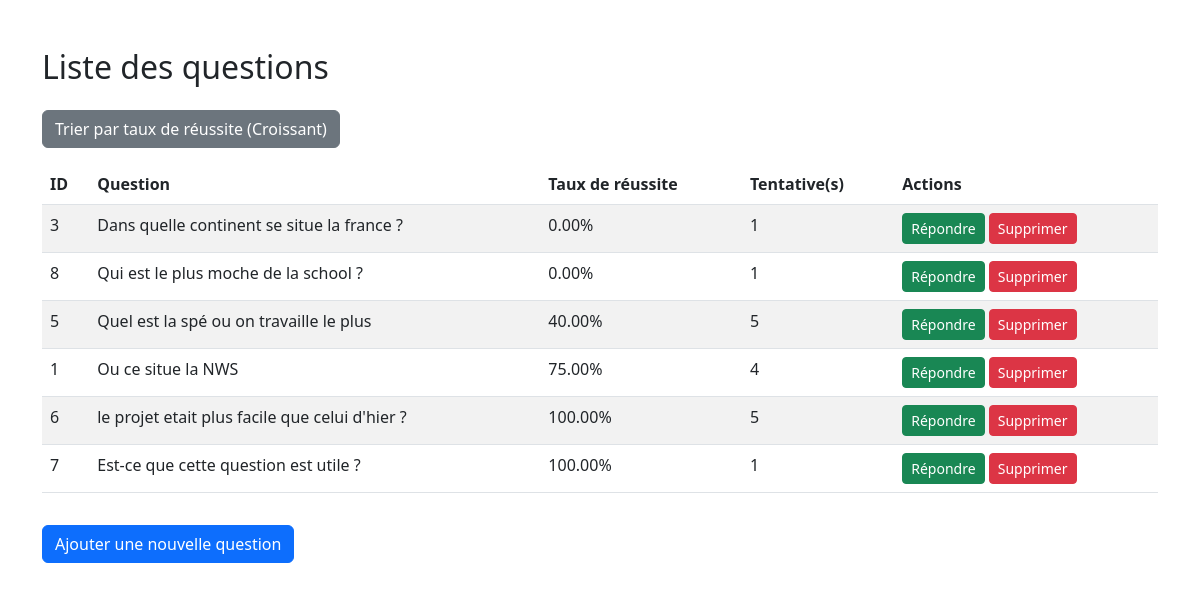
Screenshot of /index.php?order=asc with the database file from the repository.
### tables this page shows
CREATE TABLE IF NOT EXISTS `questions` (
  `id` int(11) NOT NULL AUTO_INCREMENT,
  `question` text NOT NULL,
  `reponse` varchar(255) NOT NULL,
  `message_succes` text NOT NULL,
  `message_echec` text NOT NULL,
  `reussites` int(11) DEFAULT 0,
  `tentatives` int(11) DEFAULT 0,
  PRIMARY KEY (`id`)
);

### index.php (the view, shortened to what this page needs)
<?php
require_once __DIR__ . '/config/database.php';
$order = isset($_GET['order']) && $_GET['order'] === 'asc' ? 'ASC' : 'DESC';
$sql = "SELECT *,
            (CASE WHEN tentatives > 0 THEN ROUND((reussites / tentatives) * 100, 2) ELSE 0 END) AS taux_reussite
        FROM questions
        ORDER BY taux_reussite $order";
$stmt = $pdo->query($sql);
$questions = $stmt->fetchAll(PDO::FETCH_ASSOC);
$next_order = ($order === 'ASC') ? 'desc' : 'asc';
?>
<!DOCTYPE html>
<html lang="fr">
<head>
    <link href="https://cdn.jsdelivr.net/npm/bootstrap@5.3.0/dist/css/bootstrap.min.css" rel="stylesheet">
</head>
<body class="container mt-5">
    <h2 class="mb-4">Liste des questions</h2>
    <a href="index.php?order=<?= $next_order ?>" class="btn btn-secondary mb-3">
        Trier par taux de réussite (<?= $order === 'ASC' ? 'Croissant' : 'Décroissant' ?>)
    </a>
    <?php if (count($questions) > 0): ?>
        <table class="table table-striped">
            <thead>
                <tr>
                    <th>ID</th>
                    <th>Question</th>
                    <th>Taux de réussite</th>
                    <th>Tentative(s)</th>
                    <th>Actions</th>
                </tr>
            </thead>
            <tbody>
                <?php foreach ($questions as $question): ?>
                    <tr>
                        <td><?= $question['id'] ?></td>
                        <td><?= htmlspecialchars($question['question']) ?></td>
                        <td><?= $question['taux_reussite'] ?>%</td>
                        <td><?= $question['tentatives']  ?></td>
                        <td>
                            <a href="views/answer.php?id=<?= $question['id'] ?>" class="btn btn-success btn-sm">Répondre</a>
                            <a href="controllers/delete_question.php?id=<?= $question['id'] ?>" class="btn btn-danger btn-sm">Supprimer</a>
                        </td>
                    </tr>
                <?php endforeach; ?>
            </tbody>
        </table>
    <?php else: ?>
        <p>Aucune question disponible.</p>
    <?php endif; ?>
    <a href="views/add_question.php" class="btn btn-primary mt-3">Ajouter une nouvelle question</a>
</body>
</html>

### rows the page displays
questions: id "3", question "Dans quelle continent se situe la france ?", taux_reussite "0.00", tentatives "1"
questions: id "8", question "Qui est le plus moche de la school ?", taux_reussite "0.00", tentatives "1"
questions: id "5", question "Quel est la spé ou on travaille le plus", taux_reussite "40.00", tentatives "5"
questions: id "1", question "Ou ce situe la NWS", taux_reussite "75.00", tentatives "4"
questions: id "6", question "le projet etait plus facile que celui d'hier ?", taux_reussite "100.00", tentatives "5"
questions: id "7", question "Est-ce que cette question est utile ?", taux_reussite "100.00", tentatives "1"
